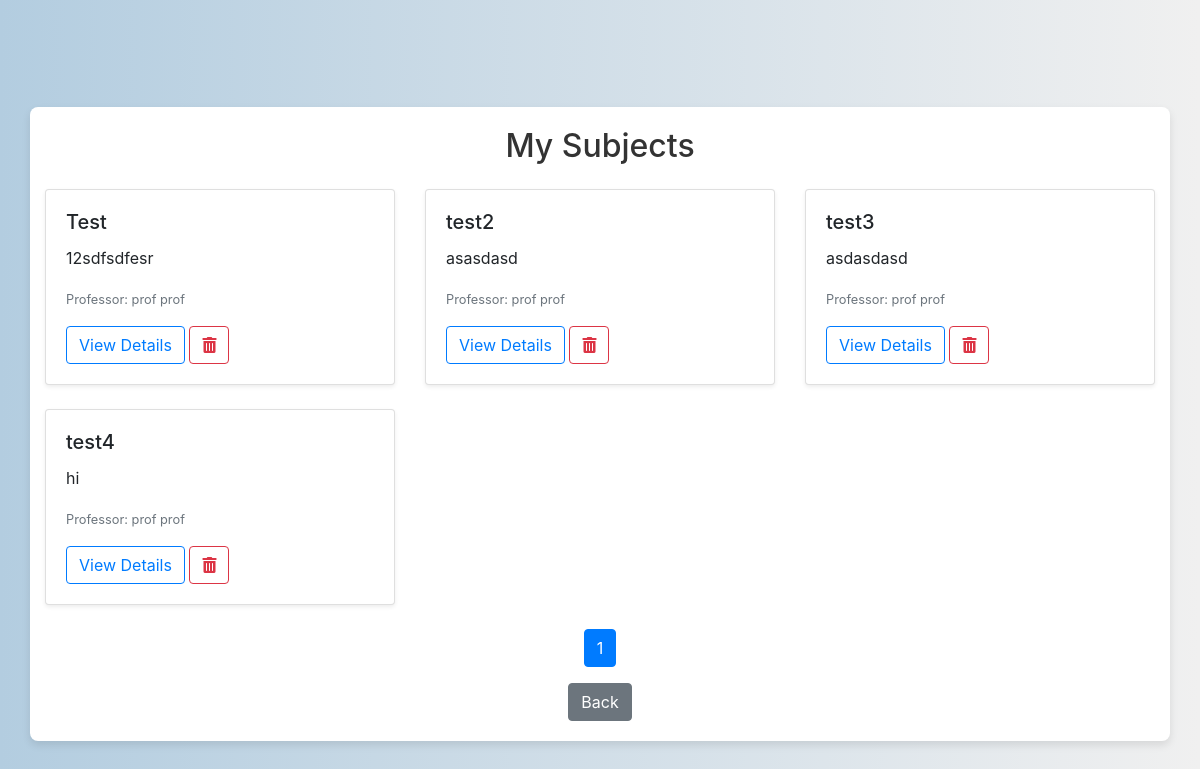
The page /subjects/my_subjects/ (signed in) on the database as committed earlier.
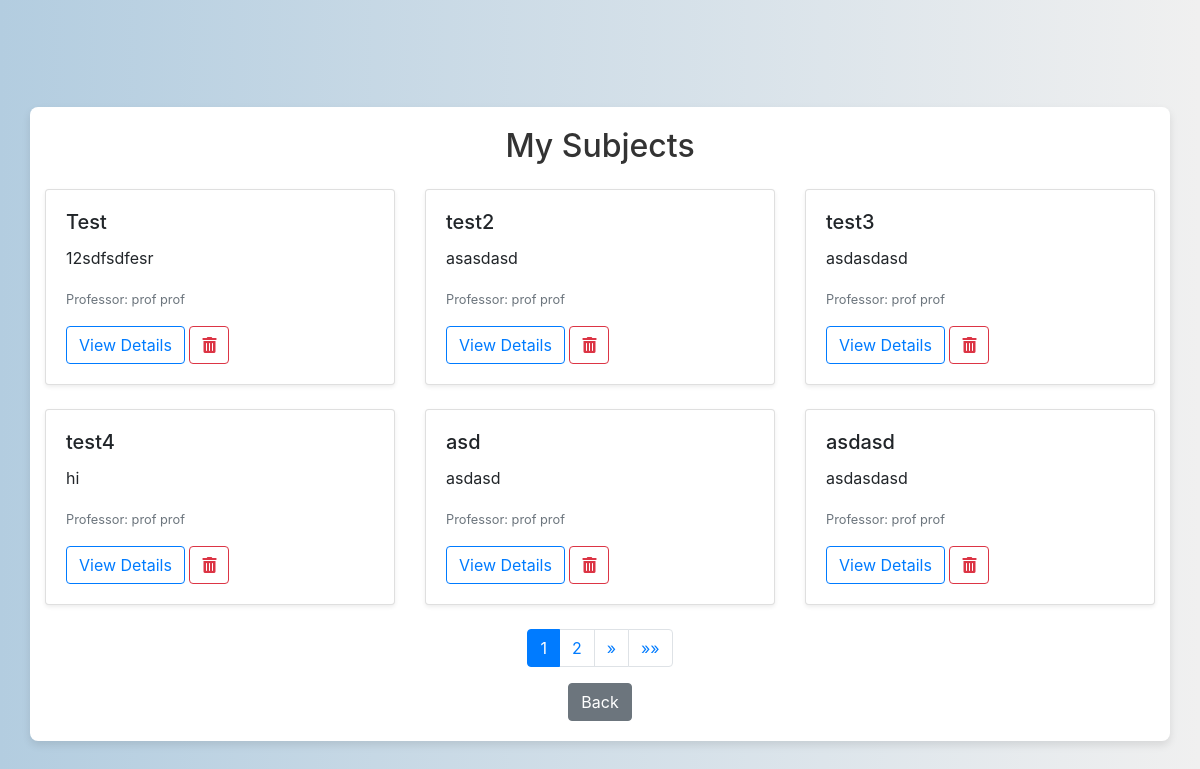
The same page on the database as committed later.
### subjects/models.py (models this page shows, shortened)
class Subject(models.Model):
    name = models.CharField(max_length=100)
    professor = models.ForeignKey(CustomUser, limit_choices_to={'role': 'professor'}, on_delete=models.CASCADE, editable=False)
    description = models.TextField(blank=True)

### users/models.py (models this page shows, shortened)
class CustomUser(AbstractUser):
    ROLE_CHOICES = [
        ('student', 'Student'),
        ('professor', 'Professor')
    ]
    role = models.CharField(max_length=10, choices=ROLE_CHOICES)
    institution = models.ForeignKey('Institution', on_delete=models.SET_NULL, null=True, blank=True)

### subjects/views.py (the view)
# urls.py: path('my_subjects/', views.my_subjects, name='my_subjects'),
@login_required
def my_subjects(request):
    subjects_list = Subject.objects.all()
    paginator = Paginator(subjects_list, 6)  # Show 6 subjects per page
    page_number = request.GET.get('page')
    subjects = paginator.get_page(page_number)
    return render(request, 'my_subjects.html', {'subjects': subjects})

### subjects/templates/my_subjects.html (shortened to what this page needs)
<!DOCTYPE html>
<html lang="en">
<head>
    {% load static %}
    <link rel="stylesheet" href="{% static 'css/styles.css' %}">
    <link rel="stylesheet" href="https://cdnjs.cloudflare.com/ajax/libs/font-awesome/5.15.3/css/all.min.css">
    <link rel="stylesheet" href="https://stackpath.bootstrapcdn.com/bootstrap/4.5.2/css/bootstrap.min.css">
</head>
<body>
    <div class="container mt-5">
        <h2 class="text-center mb-4">My Subjects</h2>
        <div class="row">
            {% for subject in subjects %}
                <div class="col-md-4">
                    <div class="card mb-4 shadow-sm">
                        <div class="card-body">
                            <h5 class="card-title">{{ subject.name }}</h5>
                            <p class="card-text">{{ subject.description|truncatewords:20 }}</p>
                            <p class="card-text"><small class="text-muted">Professor:
                                {% if subject.professor.first_name and subject.professor.last_name %}
                                    {{ subject.professor.first_name }} {{ subject.professor.last_name }}
                                {% else %}
                                    {{ subject.professor.email }}
                                {% endif %}
                            </small></p>
                            <a href="{% url 'subject_detail' subject.pk %}" class="btn btn-outline-primary">View Details</a>
                            <button type="button" class="btn btn-outline-danger" data-toggle="modal" data-target="#deleteModal" data-subject-id="{{ subject.pk }}" data-subject-name="{{ subject.name }}">
                                <i class="fas fa-trash-alt"></i>
                            </button>
                        </div>
                    </div>
                </div>
            {% endfor %}
        </div>
        <div class="d-flex justify-content-center">
            <nav aria-label="Page navigation">
                <ul class="pagination">
                    {% for num in subjects.paginator.page_range %}
                        {% if subjects.number == num %}
                            <li class="page-item active"><span class="page-link">{{ num }}</span></li>
                        {% elif num > subjects.number|add:'-3' and num < subjects.number|add:'3' %}
                            <li class="page-item"><a class="page-link" href="?page={{ num }}">{{ num }}</a></li>
                        {% endif %}
                    {% endfor %}
                    {% if subjects.has_next %}
                        <li class="page-item">
                            <a class="page-link" href="?page={{ subjects.next_page_number }}" aria-label="Next">
                                <span aria-hidden="true">&raquo;</span>
                            </a>
                        </li>
                        <li class="page-item">
                            <a class="page-link" href="?page={{ subjects.paginator.num_pages }}" aria-label="Last">
                                <span aria-hidden="true">&raquo;&raquo;</span>
                            </a>
                        </li>
                    {% endif %}
                </ul>
            </nav>
        </div>
        <div class="text-center">
            <button class="btn btn-secondary" type="button" onclick="goBack()">Back</button>
        </div>
    </div>
</body>
</html>

Rows that differ between the two databases and show on the page:
added Subject: name "asd", description "asdasd", professor.first_name "prof", professor.last_name "prof"
added Subject: name "asdasd", description "asdasdasd", professor.first_name "prof", professor.last_name "prof"
Other text that changed with them:
new list line: "2"
